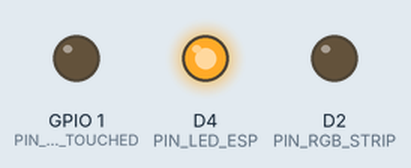
Simulated run of this sketch. Board: ESP8266 (NodeMCU). Parts: output pins drawn as LEDs (lit = HIGH). WiFi joins after 1.5 s; servers stay silent unless stated; not simulated (calls return 0 or success): secret.h.

Above: at 1.55 s.
Timing chart, 0 to 4.5 s (numbered marks = the images above):
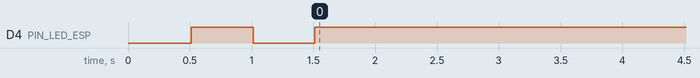

The sketch:

belonging.ino
```cpp
#include <Adafruit_NeoPixel.h>
#include <ESP8266WiFi.h>
#include <Ticker.h>

#include "secret.h"

// NOTE on pin selections
// - D4 needs to be high on boot. No issue since it is an LED.
// - D0 needs to be high on boot. Need to make sure PSoC doesn't hold low.
// - D10 is the TX pin. Serial is not availiable.

// Pins ~~~~
#define PIN_LED_ESP         D4   // LED on ESP module
#define PIN_IS_TOUCHED      D0   // local touch state (from PSoC)
#define PIN_REMOTE_TOUCHED  D10  // remote touch state (signals PSoC to heat)
#define PIN_RGB_STRIP       D2   // RGB led strip data (WS281x)

// WiFi ~~~~
#define IS_SERVER true  // Change to false on the receiver board

const char* ssid = WIFI_SSID;            // defined in secret.h
const char* password = WIFI_PASS;        // defined in secret.h
const char* serverIP = "192.168.1.101";  // IP address of the server ESP8266

#if IS_SERVER
IPAddress local_IP(192, 168, 1, 101);  // must match serverIP above
#else
IPAddress local_IP(192, 168, 1, 202);
#endif
IPAddress gateway(192, 168, 1, 1);
IPAddress subnet(255, 255, 0, 0);

WiFiClient client;
WiFiServer server(80);

// LEDs ~~~~
#define NUM_LEDS        43
#define MAX_BRIGHTNESS  255
#define CHANGE_TIME_MS  2000
#define NUM_STEPS       100
#define STEP_SIZE_MS    (CHANGE_TIME_MS / NUM_STEPS)
#define STEP_SIZE_LED   (MAX_BRIGHTNESS / NUM_STEPS)
Adafruit_NeoPixel rgb_leds = Adafruit_NeoPixel(NUM_LEDS, PIN_RGB_STRIP, NEO_RGB + NEO_KHZ800);

#define SEND_FREQ_MS     10
#define DATA_TIMEOUT_MS  5000
Ticker ticker;

void rgb_strip_handler() {
  static int r = 0;
  static int g = 0;
  static int b = 0;
  static uint32_t led_strip_timer = millis();

  if (millis() - led_strip_timer > STEP_SIZE_MS) {
    int dir = digitalRead(PIN_REMOTE_TOUCHED) ? 1 : -1;
    r += dir * STEP_SIZE_LED;

    if (r > MAX_BRIGHTNESS) r = MAX_BRIGHTNESS;
    else if (r < 0) r = 0;

    set_rgb_strip(r,g,b);
    led_strip_timer = millis();
  }
}

// Toggles LED on ESP module
void toggle_esp_led() {
  digitalWrite(PIN_LED_ESP, !digitalRead(PIN_LED_ESP));
}

void set_rgb_strip(uint8_t r, uint8_t g, uint8_t b) {
  for (int i = 0; i < NUM_LEDS; i++) {
    rgb_leds.setPixelColor(i, rgb_leds.Color(r,g,b));
  }
  rgb_leds.show();
}

void setup_wifi() {
  WiFi.config(local_IP, gateway, subnet);

  ticker.attach(0.5, toggle_esp_led);

  WiFi.mode(WIFI_STA);
  WiFi.begin(ssid, password);

  while (WiFi.status() != WL_CONNECTED) {
    delay(500);
  }

  WiFi.setAutoReconnect(true);
  WiFi.persistent(true);

  ticker.detach();
  digitalWrite(PIN_LED_ESP, HIGH);
}

void setup() {
  delay(10);

  // setup pins
  pinMode(PIN_LED_ESP, OUTPUT);
  pinMode(PIN_IS_TOUCHED, INPUT_PULLUP);
  pinMode(PIN_REMOTE_TOUCHED, OUTPUT);
  pinMode(PIN_RGB_STRIP, OUTPUT);

  set_rgb_strip(0,0,0);  // turn off LED strip

  setup_wifi();

#if IS_SERVER
    server.begin();  // Set up the server
#else
    client.connect(serverIP, 80);  // Set up the client to connect to the server
#endif
}

void send_local_touch_state() {
  static uint32_t send_timer = millis();
  if (millis() - send_timer > SEND_FREQ_MS) {
    if (client.connected()) {
      client.write(digitalRead(PIN_IS_TOUCHED));
      send_timer = millis();
    }
  }
}

void remote_touch_handler() {
  static uint32_t data_timer = millis();
  if (millis() - data_timer > DATA_TIMEOUT_MS) {
      // If connection is lost, turn off heating and flash the ESP LED
      if (!ticker.active()) ticker.attach(0.1, toggle_esp_led);
      digitalWrite(PIN_REMOTE_TOUCHED, LOW);
  }
#if IS_SERVER
  client = server.available();
  if(!client) return;
#endif
  if (client.connected()) {
    if (client.available()) {
      // reset timeout timer, stop flashing ESP LED
      data_timer = millis();
      if (ticker.active()) ticker.detach();

      if (client.read() == 0) {
        digitalWrite(PIN_LED_ESP, LOW);
        digitalWrite(PIN_REMOTE_TOUCHED, LOW);
      } else {
        digitalWrite(PIN_LED_ESP, HIGH);
        digitalWrite(PIN_REMOTE_TOUCHED, HIGH);
      }
    }
  } else {
#if !IS_SERVER
  client.connect(serverIP, 80);
#endif
  }
}

void loop() {
  send_local_touch_state();
  remote_touch_handler();
  rgb_strip_handler();
}
```

Measured:
- by itself, D4 (PIN_LED_ESP): goes LOW 0.50 s, HIGH 5.1 s, 616 × (LOW 0.10 s, HIGH 0.10 s), LOW 0.10 s, then HIGH
